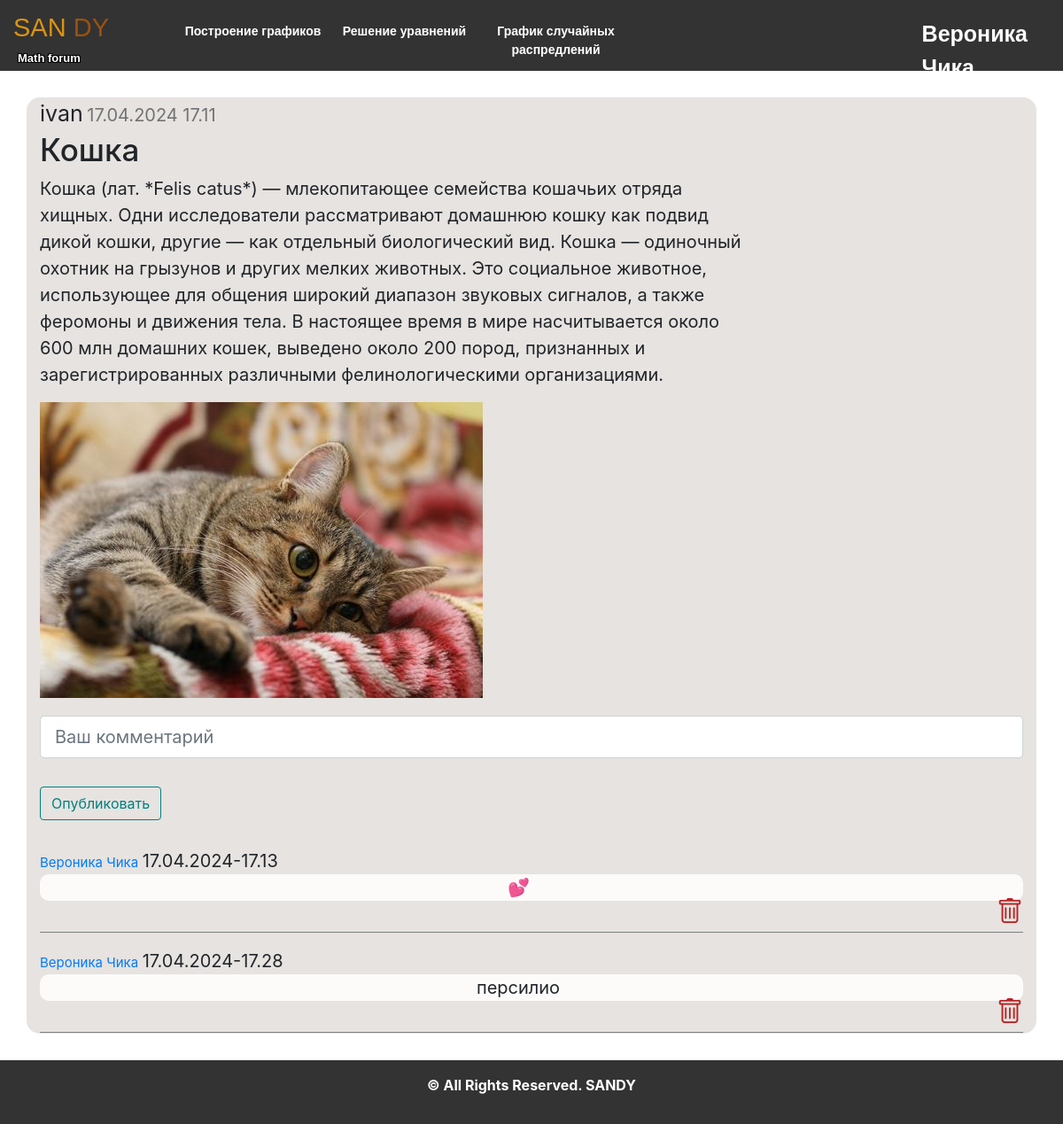
Screenshot of /post/2 (signed in) with the database file from the repository.
### data/users.py (models this page shows, shortened)
class User(SqlAlchemyBase, UserMixin, SerializerMixin):
    __tablename__ = 'users'
    id = sqlalchemy.Column(sqlalchemy.Integer, primary_key=True, autoincrement=True)
    username = sqlalchemy.Column(sqlalchemy.String, nullable=True)
    email = sqlalchemy.Column(sqlalchemy.String, index=True, unique=True, nullable=True)
    hashed_password = sqlalchemy.Column(sqlalchemy.String, nullable=True)
    post = orm.relationship("Post", back_populates='user')

### data/post.py (models this page shows, shortened)
class Post(SqlAlchemyBase, SerializerMixin):
    __tablename__ = 'posts'
    id = sqlalchemy.Column(sqlalchemy.Integer, primary_key=True, autoincrement=True)
    team_leader = sqlalchemy.Column(sqlalchemy.Integer, sqlalchemy.ForeignKey("users.id"))
    user = orm.relationship('User')
    title = sqlalchemy.Column(sqlalchemy.String, nullable=True)
    posts = sqlalchemy.Column(sqlalchemy.String, nullable=True)
    views = sqlalchemy.Column(sqlalchemy.Integer, default=0)
    image_post = sqlalchemy.Column(sqlalchemy.String(50), nullable=False, default='default.jpg')
    start_date = sqlalchemy.Column(sqlalchemy.DateTime, default=datetime.datetime.now)

### data/comments.py (models this page shows)
class Comments(SqlAlchemyBase, SerializerMixin):
    __tablename__ = 'comments'
    id = sqlalchemy.Column(sqlalchemy.Integer, primary_key=True, autoincrement=True)
    post_id = sqlalchemy.Column(sqlalchemy.Integer, sqlalchemy.ForeignKey("posts.id"))
    user_id = sqlalchemy.Column(sqlalchemy.Integer, sqlalchemy.ForeignKey("users.id"))
    post = orm.relationship('Post')
    user = orm.relationship('User')
    text_com = sqlalchemy.Column(sqlalchemy.String, nullable=True)
    start_date = sqlalchemy.Column(sqlalchemy.DateTime, default=datetime.datetime.now)

### main.py (the view, shortened to what this page needs)
@app.route('/post/<int:post_id>', methods=['GET', 'POST'])
def look_post(post_id):
    db_sess = db_session.create_session()
    form = Comment()
    comments = db_sess.query(Comments).filter(Comments.post_id == post_id).all()
    post = db_sess.query(Post).filter(Post.id == post_id).first()
    if not post:
        abort(404)
    return render_template('post.html', title=post.title, post=post,
                           form_comment=form, comments=comments) # image_file=image_file,

### forms/post_forms.py
class Comment(FlaskForm):
    text = StringField('Ваш комментарий', validators=[DataRequired()])
    submit = SubmitField('Опубликовать')

### data/db_session.py (called while the page is built)
def create_session() -> Session:
    global __factory
    return __factory()

### main.py (called while the page is built)
@login_manager.user_loader
def load_user(user_id):
    db_sess = db_session.create_session()
    return db_sess.query(User).get(user_id)

### templates/post.html (shortened to what this page needs)
{% extends "base.html" %}
{% block content %}
<form action="" method="post">
<div class="container">
    <div class="ava-time">
        <a id="ava">{{post.user.username}}</a> <a id="time">{{post.start_date.strftime('%d.%m.%Y %H.%M')}}</a>
    </div>
    <center class="text-body">
        <h2 class="article-title" align="left"> {{ post.title|safe }}</h2>
        <p class="article-content" align="left" >{{ post.posts|safe}}</p>
        <img src="{{ url_for('static', filename='img/'  + 'post_images/' + post.image_post) }}" alt=""><br>
    </center>
    <div class="content_comment">
        <form method="POST" action="{{url_for('look_post', post_id=post.id)}}">
            <fieldset class="form-group">
                <div class="form-group">
                    {{ form_comment.text(class="form-control form-control-lg", placeholder="Ваш комментарий") }}
                </div>
            </fieldset>
            <div class="form-group">
                {{ form_comment.submit(class="btn btn-outline-info") }}
            </div>
        </form>
    </div>
    <div class="comment_side">
        {% for item in comments %}
            <div class="single_comment">
                <div class="head_comment">
                    <div class="left_comment_side">
                        <a href="#" id="name-p">{{ item.user.username }}</a>
                        <a class="right_comment_side">{{ item.start_date.strftime('%d.%m.%Y-%H.%M') }}</a>
                    </div>
                </div>
                <div class="body_comment" style="margin-bottom: 35px;">
                    <a>{{ item.text_com }}</a>
                    {% if current_user.id == item.user_id %}
                    <a href="{{ url_for( 'delete_comment', com_id=item.id) }}" id="boot-icon" class="bi bi-trash"
                          style="font-size: 30px; color: rgb(185, 34, 34);
                           opacity: 1; -webkit-text-stroke-width: 0px; float: right; margin-top: 21px;"></a>
                    {% endif %}
                </div>
                <hr />
            </div>
        {% endfor %}
    </div>
</div>
</form>
{% endblock %}

### templates/base.html (shortened to what this page needs)
<!doctype html>
<html lang="en">
  <head>
    <link rel="stylesheet" href="/static/css/style.css">
    <link rel="stylesheet" href="https://cdn.jsdelivr.net/npm/bootstrap-icons@1.11.3/font/bootstrap-icons.min.css">
    <link rel="stylesheet"
          href="https://stackpath.bootstrapcdn.com/bootstrap/4.4.1/css/bootstrap.min.css"
>
    <link href='https://unpkg.com/boxicons@2.1.4/css/boxicons.min.css' rel='stylesheet'>
  </head>
  <body>
    <div id="block-body">
      <header>
        <div class="logo">
          <a href="/" style="text-decoration: none">
            <span class="use">SAN</span>
            <span class="web">DY</span>
          </a>
          <p>Math forum</p>
        </div>
        <div class="top-menu">
          <ul>
            <li><a href="/graf">Построение графиков</a></li>
            <li><a href="/uravn">Решение уравнений</a></li>
            <li><a href="/raspr">График случайных распредлений</a></li>
          </ul>
        </div>
        <div class="block-top-auth">
          {% if current_user.is_authenticated %}
          <a class="nikname" href="/logout" title="log out" >{{ current_user.username }}</a>
          {% else %}
          <p><a href="/register" >Регистрация</a></p>
          <p><a href="/login" >Вход</a></p>
          {% endif %}
        </div>
      </header>
    </div>
    <main>
      {% block content %}
      {% endblock %}
    </main>
    <footer class="page-footer">
      <p><b>© All Rights Reserved. SANDY</b></p>
    </footer>
  </body>
</html>

### static/css/style.css (style rules this page uses)
* { margin: 0; padding: 0; }
body { background-image: url("../img/white-needle.png"); }
#block-body { width: 100%; height: auto; }
header { width: screen width; height: 80px; background-color: #333; }
.logo { width: 200px; float: left; height: 80px; }
.logo a { display: block; margin-left: 15px; margin-top: 10px; font-family: "Exo2-Bold", sans-serif; font-size: 29px; color: #b2aeb2; text-decoration: none; cursor: pointer; }
.use { color: #db9411; }
.web { color: hsl(29, 85%, 33%); }
.logo p { margin-left: 20px; margin-top: 2px; margin-bottom: 5px; font-family: "Exo2-Medium", sans-serif; font-size: 13px; color: white; font-weight: 800; text-shadow: -1px -1px 0 #000, 1px -1px 0 #000, -1px 1px 0 #000, 1px 1px 0 #000; }
.top-menu { width: screen width; height: 80px; float: left; }
.top-menu ul li { list-style: none; float: left; text-align: center; }
.top-menu ul li a { display: block; width: 171px; text-decoration: none; font-family: "Exo2-Medium", sans-serif; font-size: 14px; color: white; height: 80px; padding-top: 25px; cursor: pointer; font-weight: 550; border-radius: 20px; }
.block-top-auth { width: 100px; float: right; margin-right: 40px; height: 80px; }
.block-top-auth a { text-decoration: none; color: white; font-family: "Exo2-Medium", sans-serif; font-size: 15px; font-weight: 700; text-decoration: underline; cursor: pointer; }
.block-top-auth .nikname { font-size: 25px; text-decoration: none; margin-top: 20px; float: right; }
.page-footer { padding: 1rem; background: #333; color: #fff; text-align: center; }
body { display: flex; flex-direction: column; }
html, body { min-height: 100vh; }
main { flex-grow: 1; }
footer { flex-grow: 0; }
.container { margin: 30px; border: 10px; background-color: #e6e3e0; border-radius: 15px; }
.ava-time { text-align: left; }
.ava-time #time { color: #727272; }
.ava-time #ava { font-size: 25px; }
.text-body { max-width: 800px; text-align: left; }
.text-body h2 { font-size: 35px; }
.text-body p { font-size: 20px; }
.right_comment_side { font-size: 12px; }
#name-p { font-size: 15px; }
.body_comment { background-color: #fcfbfa; border-radius: 10px; text-align: center; }
.form-control { margin-bottom: 0px; }
.form-group .btn { margin-top: 0%; margin-bottom: 15px; }
.content_comment { margin-top: 20px; }
.content_comment .form-group .btn { color: teal; border-color: teal; }
.container hr { display: block; height: 1px; border: 0; border-top: 1px solid grey; margin: 1em 0; padding: 0; }
.container a { font-size: 20px; margin-bottom: 15px; }

### rows the page displays
User: username "Вероника Чика"
User: user.username "ivan"
Post: start_date "17.04.2024 17.11", title "Кошка", posts "Кошка (лат. *Felis catus*) — млекопитающее семейства кошачьих отряда хищных. Одни исследователи рассматривают домашнюю кошку как подвид дикой кошки, другие — как отдельный биологический вид. Кошка — одиночный охотник на грызунов и других мелких животных. Это социальное животное, использующее для общения широкий диапазон звуковых сигналов, а также феромоны и движения тела. В настоящее время в мире насчитывается около 600 млн домашних кошек, выведено около 200 пород, признанных и зарегистрированных различными фелинологическими организациями.", image_post (picture)
Comments: user.username "Вероника Чика", start_date "17.04.2024-17.13", text_com "💕"
Comments: user.username "Вероника Чика", start_date "17.04.2024-17.28", text_com "персилио"
